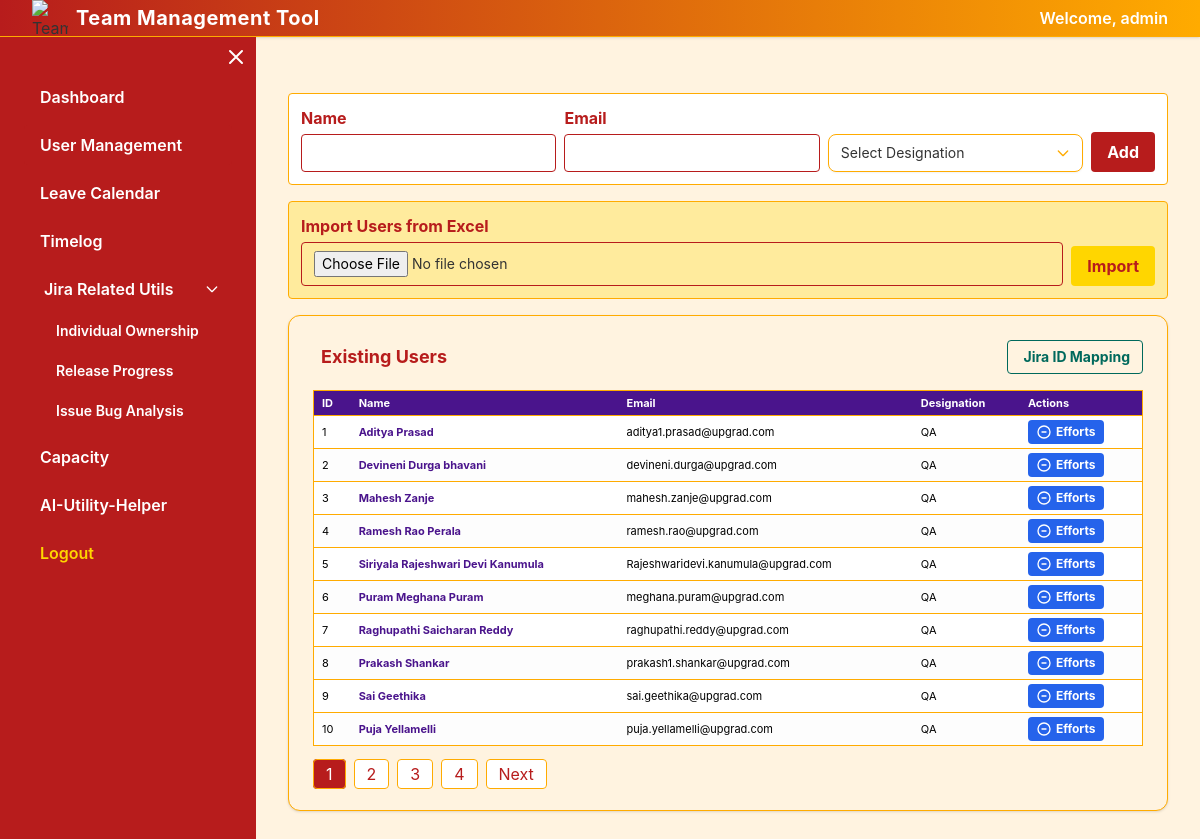
Page /users (signed in) on the committed database.
### app.py (models this page shows)
class User(db.Model):
    id = db.Column(db.Integer, primary_key=True)
    name = db.Column(db.String(100))
    email = db.Column(db.String(100))
    designation = db.Column(db.String(100))
    jira_account_id = db.Column(db.String(100))
    role = db.Column(db.String(50), default='Team Member')

### app.py (the view, shortened to what this page needs)
@app.route('/users', methods=['GET'])
def users():
    if session.get('logged_in'):
        page = int(request.args.get('page', 1))
        per_page = 10
        pagination = User.query.paginate(page=page, per_page=per_page)
        users = pagination.items
        return render_template('users.html', users=users, pagination=pagination, user=None, email_checked=False)

### app.py (called while the page is built)
@app.before_request
def require_login():
    if 'logged_in' not in session and request.endpoint not in [
        'login', 'static', 'HelperQA_AI', 'generate_testcases', 'generate_testcases_auth',
        'timelog_today', 'users', 'export_users', 'export_timelog_links', 'mytimelogs',
        'user_timelog', 'HelperQA_AI', 'generate_testcases', 'get_jira_description',
        'analyseui', 'testcases_result', 'generate_testcases', 'generate_testcases_auth',
        'underlogged_days', 'jql_wip'  # <-- allow jql_wip without login
    ]:
        return redirect('/login')

### templates/users.html (shortened to what this page needs)
{% extends 'base.html' %}
{% block content %}
{% if session.get('logged_in') %}
    <form method="POST" action="/users" class="flex flex-col md:flex-row md:items-end md:justify-start gap-2 mb-4 p-3 rounded border border-upgradAccent bg-white">
      <div class="flex-1">
        <label class="block text-upgradRed font-bold mb-1">Name</label>
        <input type="text" name="name" class="rounded border border-upgradRed px-3 py-2 text-sm w-full" required>
      </div>
      <div class="flex-1">
        <label class="block text-upgradRed font-bold mb-1">Email</label>
        <input type="email" name="email" class="rounded border border-upgradRed px-3 py-2 text-sm w-full" required>
      </div>
      <div class="flex-1 relative">
        <select name="designation" class="block w-full rounded-lg border border-upgradAccent bg-white px-3 py-2 text-sm shadow-sm focus:border-upgradRed focus:ring-2 focus:ring-upgradYellow focus:outline-none transition-all duration-150 appearance-none pr-8" required>
          <option value="" disabled selected>Select Designation</option>
        </select>
        <span class="pointer-events-none absolute right-3 top-1/2 transform -translate-y-1/2 text-upgradAccent">
        </span>
      </div>
      <div class="flex items-end">
        <button type="submit" class="bg-upgradRed hover:bg-upgradAccent text-white font-bold px-4 py-2 rounded">Add</button>
      </div>
    </form>
    <form method="POST" action="/import-users" enctype="multipart/form-data" class="flex flex-col md:flex-row md:items-end md:justify-start gap-2 mb-4 p-3 rounded border border-upgradAccent bg-upgradYellow/30">
      <div class="flex-1">
        <label class="block text-upgradRed font-bold mb-1">Import Users from Excel</label>
        <input type="file" name="file" class="rounded border border-upgradRed px-3 py-2 text-sm w-full" accept=".csv, application/vnd.openxmlformats-officedocument.spreadsheetml.sheet, application/vnd.ms-excel" required>
      </div>
      <div class="flex items-end">
        <button type="submit" class="bg-upgradYellow hover:bg-upgradAccent text-upgradRed font-bold px-4 py-2 rounded">Import</button>
      </div>
    </form>
    <div class="bg-upgradLight rounded-xl shadow p-6 mb-6 border border-upgradAccent">
      <div class="flex flex-col md:flex-row md:items-center md:justify-between mb-4 gap-2">
        <div class="text-lg font-bold text-upgradRed flex items-center">
           Existing Users
        </div>
        <a href="/update-jira-id" class="border border-upgradTeal text-upgradTeal hover:bg-upgradLight font-bold px-3 py-1.5 rounded text-sm flex items-center transition">
           Jira ID Mapping
        </a>
      </div>
    <div class="overflow-x-auto text-left">
       <table class="min-w-[500px] w-full bg-white rounded-lg border border-upgradAccent text-xs text-left">
        <thead class="bg-upgradPurple text-white">
          <tr>
            <th class="py-2 px-3 font-bold">ID</th>
            <th class="py-2 px-3 font-bold">Name</th>
            <th class="py-2 px-3 font-bold">Email</th>
            <th class="py-2 px-3 font-bold">Designation</th>
            <th class="py-2 px-3 font-bold">Actions</th>
          </tr>
        </thead>
        <tbody>
          {% for user in users %}
          <tr class="border-t border-upgradAccent hover:bg-upgradPink/30">
            <td class="py-2 px-3 text-black">{{ user.id }}</td>
            <td class="py-2 px-3 text-upgradPurple font-bold">{{ user.name }}</td>
            <td class="py-2 px-3 text-black">{{ user.email }}</td>
            <td class="py-2 px-3 text-black">{{ user.designation }}</td>
            <td class="py-2 px-3">
              <div class="flex flex-wrap gap-2">
                <a href="{{ url_for('user_timelog', user_email=user.email) }}" class="bg-blue-600 hover:bg-blue-800 text-white px-2 py-1 rounded text-xs flex items-center font-bold transition" title="View Efforts">
                  <svg xmlns="http://www.w3.org/2000/svg" class="w-4 h-4 mr-1" fill="none" viewBox="0 0 24 24" stroke="currentColor"><path stroke-linecap="round" stroke-linejoin="round" stroke-width="2" d="M15 12H9m12 0a9 9 0 11-18 0 9 9 0 0118 0z" /></svg>
                  Efforts
                </a>
              </div>
            </td>
          </tr>
          {% endfor %}
        </tbody>
      </table>
    </div>
    {% if pagination %}
    <nav class="mt-4">
      <ul class="flex flex-wrap gap-2">
        {% for p in pagination.iter_pages() %}
          {% if p %}
            <li>
              <a class="px-3 py-1 rounded border border-upgradAccent {{ 'bg-upgradRed text-white' if p == pagination.page else 'bg-white text-upgradRed hover:bg-upgradYellow/70 transition' }}" href="{{ url_for('users', page=p) }}">{{ p }}</a>
            </li>
          {% endif %}
        {% endfor %}
        {% if pagination.has_next %}
        <li><a class="px-3 py-1 rounded border border-upgradAccent bg-white hover:bg-upgradPink/30 text-upgradRed" href="{{ url_for('users', page=pagination.next_num) }}">Next</a></li>
        {% endif %}
      </ul>
    </nav>
    {% endif %}
  </div>
{% endif %}
{% endblock %}

### templates/base.html (shortened to what this page needs)
<!DOCTYPE html>
<html lang="en">
<head>
  <script src="https://cdn.tailwindcss.com"></script>
  <link rel="stylesheet" href="/static/main.min.css" />
  <link rel="stylesheet" href="https://cdnjs.cloudflare.com/ajax/libs/github-markdown-css/5.2.0/github-markdown-light.min.css" />
</head>
<body x-data="{sidebarOpen: window.innerWidth >= 768}" class="bg-upgradLight min-h-screen overflow-x-hidden">
<nav class="bg-gradient-to-r from-upgradRed to-upgradAccent shadow border-b border-upgradAccent">
  <div class="max-w-7xl mx-auto px-4 sm:px-6 lg:px-8">
    <div class="flex items-center w-full justify-between">
      <div class="flex items-center">
        <img src="https://img.icons8.com/color/48/000000/teamwork--v2.png" alt="Team Management Logo" class="h-9 w-9 mr-2 inline-block align-middle" style="object-fit:contain;" />
        <span class="text-white font-bold text-xl tracking-wide whitespace-nowrap hidden md:inline">Team Management Tool</span>
      </div>
      {% if session.get('logged_in') %}
        <span class="text-white font-semibold hidden md:inline ml-4">Welcome, {{ session.get('username', 'admin') }}</span>
      {% endif %}
    </div>
  </div>
</nav>
<div class="md:flex">
  <div id="sidebar"
       class="flex-shrink-0"
       :class="[
         sidebarOpen ? 'w-56 md:w-64 p-4 md:block' : 'w-16 p-2 md:block',
         'bg-upgradRed text-white h-screen sticky top-0 transition-all duration-300'
       ]">
    <button class="absolute right-2 top-2 text-white" @click="sidebarOpen = !sidebarOpen">
      <svg x-show="sidebarOpen" xmlns="http://www.w3.org/2000/svg" fill="none" viewBox="0 0 24 24" stroke="currentColor" class="w-6 h-6"><path stroke-linecap="round" stroke-linejoin="round" stroke-width="2" d="M6 18L18 6M6 6l12 12" /></svg>
    </button>
    <nav class="flex-1 px-2 py-6" :class="sidebarOpen ? '' : 'px-0 py-2'">
      <ul class="space-y-2" :class="sidebarOpen ? '' : 'space-y-0'">
        {% if session.get('logged_in') %}
        <li><a href="/dashboard" class="block px-3 py-2 rounded text-white hover:bg-upgradAccent {{ 'bg-upgradRed' if request.path.startswith('/dashboard') else '' }} font-semibold"><span x-show="sidebarOpen">Dashboard</span></a></li>
        <li><a href="/users" class="block px-3 py-2 rounded text-white hover:bg-upgradAccent {{ 'bg-upgradRed' if request.path.startswith('/users') else '' }} font-semibold"><span x-show="sidebarOpen">User Management</span></a></li>
        <li><a href="/leave-calendar" class="block px-3 py-2 rounded text-white hover:bg-upgradAccent {{ 'bg-upgradRed' if request.path.startswith('/leave-calendar') else '' }} font-semibold"><span x-show="sidebarOpen">Leave Calendar</span></a></li>
        <li><a href="/timelog" class="block px-3 py-2 rounded text-white hover:bg-upgradAccent {{ 'bg-upgradRed' if request.path.startswith('/timelog') and not request.path.startswith('/timelog-today') else '' }} font-semibold"><span x-show="sidebarOpen">Timelog</span></a></li>
        <li x-data="{jiraUtilsOpen: true}" class="mt-4">
          <button @click="jiraUtilsOpen = !jiraUtilsOpen" class="w-full text-left px-3 py-2 rounded text-white hover:bg-upgradAccent font-semibold flex items-center justify-between">
            <div class="flex items-center">
              <span x-show="sidebarOpen">Jira Related Utils</span>
            </div>
            <svg x-show="sidebarOpen" :class="{'transform -rotate-90': !jiraUtilsOpen}" class="w-4 h-4 transition-transform duration-200" fill="none" stroke="currentColor" viewBox="0 0 24 24" xmlns="http://www.w3.org/2000/svg">
              <path stroke-linecap="round" stroke-linejoin="round" stroke-width="2" d="M19 9l-7 7-7-7"></path>
            </svg>
          </button>
          <ul x-show="jiraUtilsOpen && sidebarOpen" x-collapse class="ml-4 mt-1 space-y-1">
            <li><a href="/jql-wip" class="block px-3 py-2 rounded text-white hover:bg-upgradAccent {{ 'bg-upgradRed' if request.path.startswith('/jql-wip') else '' }} font-semibold text-sm">Individual Ownership</a></li>
            <li><a href="/jira-export-analysis" class="block px-3 py-2 rounded text-white hover:bg-upgradAccent {{ 'bg-upgradRed' if request.path.startswith('/jira-export-analysis') else '' }} font-semibold text-sm">Release Progress</a></li>
            <li><a href="/release-blocker-analysis" class="block px-3 py-2 rounded text-white hover:bg-upgradAccent {{ 'bg-upgradRed' if request.path.startswith('/release-blocker-analysis') else '' }} font-semibold text-sm">Issue Bug Analysis</a></li>
          </ul>
        </li>
        <li><a href="/capacity" class="block px-3 py-2 rounded text-white hover:bg-upgradAccent {{ 'bg-upgradRed' if request.path.startswith('/capacity') else '' }} font-semibold"><span x-show="sidebarOpen">Capacity</span></a></li>
        <li><a href="{{ url_for('HelperQA_AI') }}" class="block px-3 py-2 rounded text-white hover:bg-upgradAccent font-semibold"><span x-show="sidebarOpen">AI-Utility-Helper</span></a></li>
        <li><a href="/logout" class="block px-3 py-2 rounded text-upgradYellow hover:text-white font-semibold flex items-center"><span x-show="sidebarOpen">Logout</span></a></li>
        {% endif %}
      </ul>
    </nav>
  </div>
  <div class="flex-1 pt-8 transition-all duration-300 min-h-screen">
    <div class="max-w-7xl mx-auto px-2 sm:px-6 lg:px-8 mt-6">
      {% block content %}{% endblock %}
    </div>
  </div>
</div>
</body>
</html>

### templates/base.html (style rules this page uses)
table, th, td { font-size: 11px; padding: 4px 8px !important; }
tr:nth-child(even) { background-color: #fdfdfd; }

### rows in the picture
User: id "1", name "Aditya Prasad", email "aditya1.prasad@upgrad.com", designation "QA"
User: id "2", name "Devineni Durga bhavani", email "devineni.durga@upgrad.com", designation "QA"
User: id "3", name "Mahesh Zanje", email "mahesh.zanje@upgrad.com", designation "QA"
User: id "4", name "Ramesh Rao Perala", email "ramesh.rao@upgrad.com", designation "QA"
User: id "5", name "Siriyala Rajeshwari Devi Kanumula", email "Rajeshwaridevi.kanumula@upgrad.com", designation "QA"
User: id "6", name "Puram Meghana Puram", email "meghana.puram@upgrad.com", designation "QA"
User: id "7", name "Raghupathi Saicharan Reddy", email "raghupathi.reddy@upgrad.com", designation "QA"
User: id "8", name "Prakash Shankar", email "prakash1.shankar@upgrad.com", designation "QA"
User: id "9", name "Sai Geethika", email "sai.geethika@upgrad.com", designation "QA"
User: id "10", name "Puja Yellamelli", email "puja.yellamelli@upgrad.com", designation "QA"

### other values in the picture
{{ session.get('username', 'admin') }} "admin"
{{ p }} "1" "2" "3" "4"
